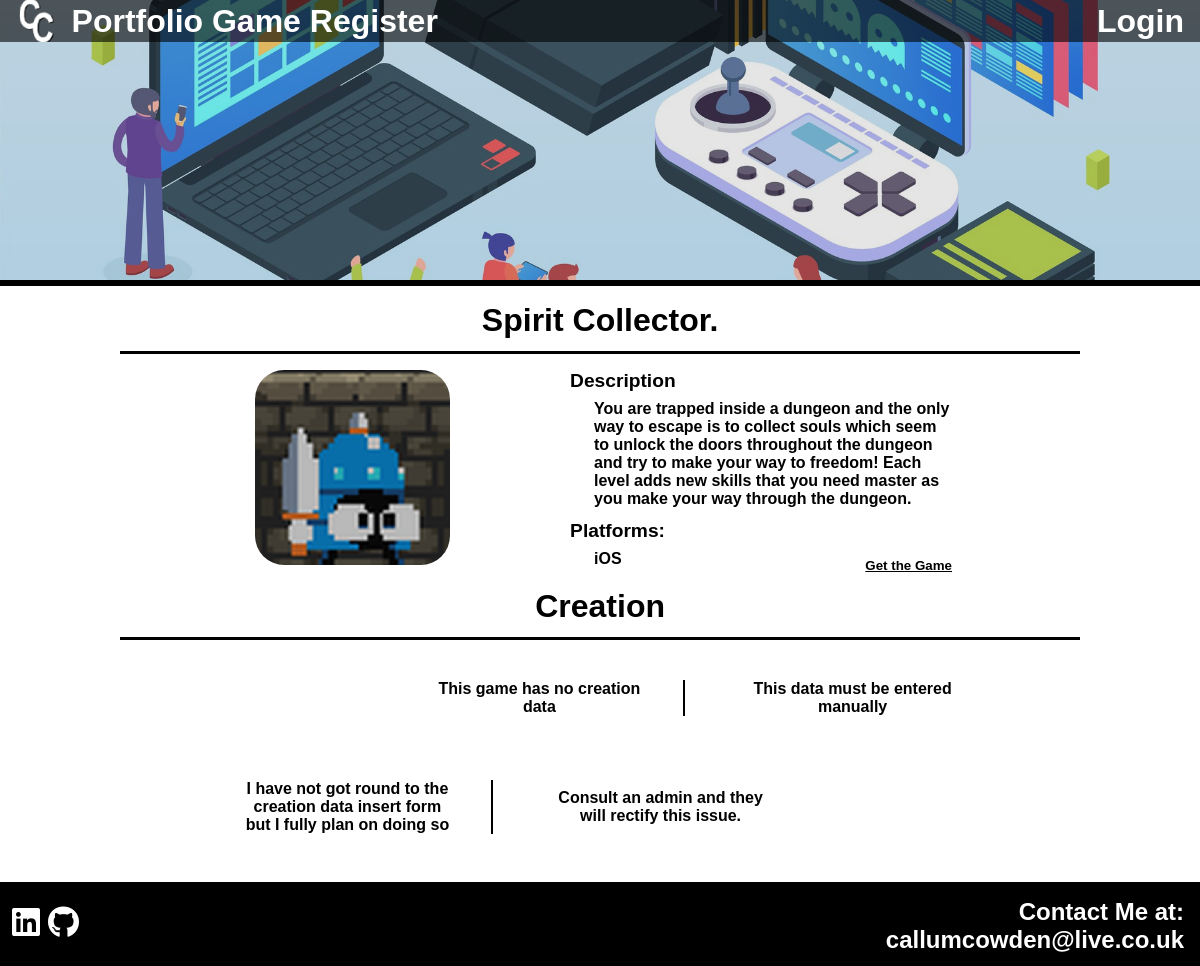
/components/single.php?id=2, run on the app's committed database.
### tables this page shows
CREATE TABLE `games` (
  `id` int(11) NOT NULL,
  `title` varchar(60) NOT NULL,
  `descr` text NOT NULL,
  `image` varchar(100) NOT NULL,
  `platform` varchar(100) NOT NULL,
  `link` varchar(100) NOT NULL
);

### process/stat_functions.php (called while the page is built, shortened)
<?php require_once 'connections.php';
function checkRows(int $ID) {
    $conn = connect("statistics");
    $result = mysqli_query($conn, "SELECT * FROM views WHERE id=$ID");
    $row = mysqli_fetch_array($result);
};
function addViews() {
    $conn = connect("statistics");
    $check_query = "SELECT * FROM views";
    $result = mysqli_query($conn, $check_query);
    if (mysqli_num_rows($result) > 0) {
        $ID = (isset($_GET['id']) && is_numeric($_GET['id'])) ? $_GET['id'] : 0;
        checkRows((int)$ID);
    } else {
        checkRows((isset($_GET['id']) && is_numeric($_GET['id'])) ? $_GET['id'] : 0);
    };
}
?>

### process/functions.php (called while the page is built, shortened)
<?php require_once 'connections.php';
function update_get(){
    if (isset($_GET['id']) && is_numeric($_GET['id'])) {
        $conn = connect("game_data");
        $id = $_GET['id'];
        $get_id = mysqli_query($conn, "SELECT * FROM games WHERE id='$id'");
        if (mysqli_num_rows($get_id)===1) {
            return(mysqli_fetch_assoc($get_id));
        }
    }
};
function creation_get(){
    if (isset($_GET['id']) && is_numeric($_GET['id'])) {
        $conn = connect("game_data");
        $id = $_GET['id'];
        $get_id = mysqli_query($conn, "SELECT * FROM creation WHERE id='$id'");
        if (mysqli_num_rows($get_id)===1) {
            return(mysqli_fetch_assoc($get_id));
        } else {
            $test['small-1'] = "This game has no creation data";
            $test['small-2'] = "Consult an admin and they will rectify this issue.";
            $test['text-1'] = "This data must be entered manually";
            $test['text-2'] = "I have not got round to the creation data insert form but I fully plan on doing so";
            return $test;
        }
    }
};
?>

### components/single.php (the view, shortened to what this page needs)
  <?php
  require_once '../process/stat_functions.php';
  require_once '../process/functions.php';
  include ('header.php');
$row = update_get();
$creation = creation_get();
addViews();
?>
  <link rel='stylesheet' href='../css/single.css'>
  <div class="content">
      <h3 class='text'><?php echo $row['title']; ?>.</h3>
      <div class="seperator"></div>
      <div class="single-container">
          <img class="single-img" src=<?php echo "../img/game_logo/".$row['image']; ?>></img>
          <div>
              <h4 class='single-head' style="font-size:1.2rem;">Description</h4>
              <p class="single-desc"><?php echo htmlspecialchars_decode($row['descr']);?></p>
              <div class="single-grid">
                  <h4 class='single-head' style="font-size:1.2rem;">Platforms:</h4>
                  <p class="single-desc"><?php echo htmlspecialchars_decode($row['platform']);?></p>
                  <small class="single-text-dark"><a class="a-reset" href=<?php echo "//".$row['link'];?>>Get the
                          Game</a></small>
              </div>
          </div>
      </div>
      <h3 class='text'>Creation</h3>
      <div class="seperator"></div>
      <div class='text-box'>
          <p class="text s center"><?php echo $creation['small-1']; ?></p>
          <div class='seperator-h'></div>
          <p class="text s"><?php echo $creation['text-1']; ?></p>
      </div>
      <div class='text-box'>
          <p class="text s"><?php echo $creation['text-2']; ?></p>
          <div class='seperator-h'></div>
          <p class="text s center"><?php echo $creation['small-2']; ?></p>
      </div>
  </div>
  <?php
include ('footer.php');
?>

### css/shared.css (style rules this page uses)
.content { background: white; height: max-content; padding-bottom: 2vh; }
.text { font-size: 2rem; text-align: center; color: black; font-weight: bold; margin: 0.1px; width: 100%; }
.seperator-h { background: #000; width: 0.3vh; min-width: 0.2vw; margin-left: 3vw; margin-right: 5vw; }
.text-box { width: 60%; padding: 4vh 0; height: fit-content; margin: 0 20%; display: flex; }

### css/header.css (style rules this page uses)
.seperator { background: #000; height: 0.3vh; margin: 1.5vh 10vw; margin-bottom: 1vh; }

### css/single.css (style rules this page uses)
.single-container { display: grid; grid-template-columns: 50% 50%; padding: 1vh 15%; padding-right: 20%; }
.single-desc { margin: 0; padding: 1vh 1vh; color: black; padding-left: 2vw; padding-bottom: 1.5vh; grid-area: D; justify-self: start; grid-area: T; }
.single-img { border-radius: 15%; width: 50%; margin-right: 10vw; justify-self: end; }
.single-text-dark { padding: 0.9vh 0; padding-right: 1vh; text-decoration: underline; color: black; margin-top: auto; order: 2; grid-area: G; text-align: end; }
.single-grid { display: grid; grid-template-columns: 50% 50%; grid-template-areas: "P P" "T G"; }
.single-head { font-size: 1.2rem; color: black; font-weight: bold; margin: 0.1px; grid-area: P; }
.s { font-size: 1rem; }
.center { margin-top: auto; margin-bottom: auto; }

### data on the page
games: title "Spirit Collector", image (picture), descr "You are trapped inside a dungeon and the only way to escape is to collect souls which seem to unlock the doors throughout the dungeon and try to make your way to freedom! Each level adds new skills that you need master as you make your way through the dungeon.", platform "iOS"

### other printed values
$creation['small-1'] "This game has no creation data"
$creation['text-1'] "This data must be entered manually"
$creation['text-2'] "I have not got round to the creation data insert form but I fully plan on doing so"
$creation['small-2'] "Consult an admin and they will rectify this issue."
